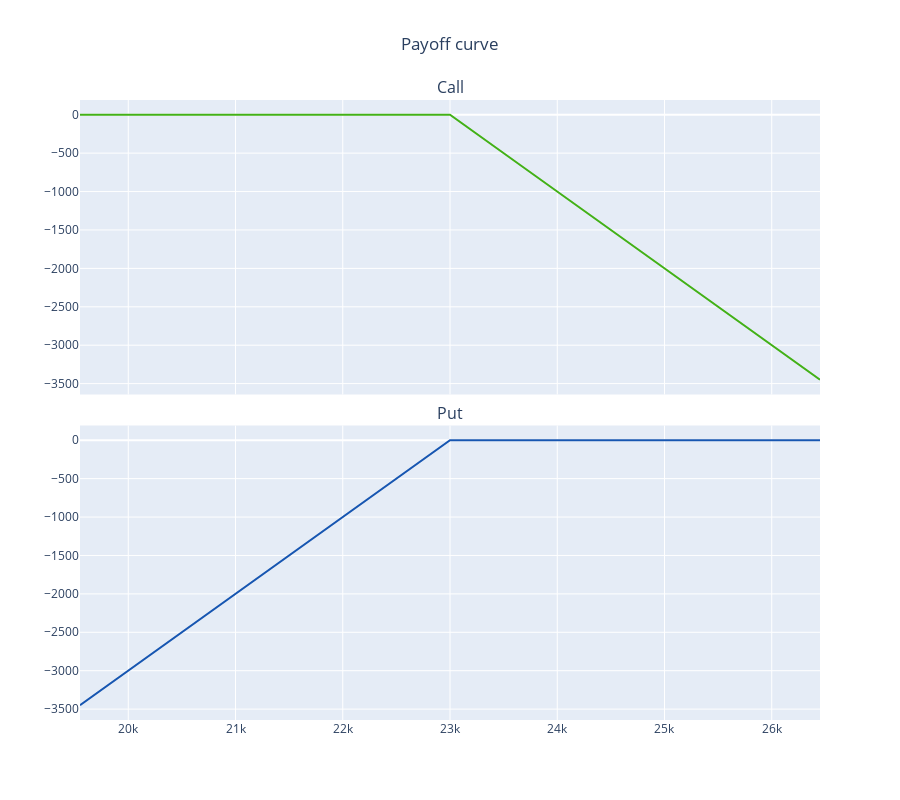

Notebook cell for this chart:
### Markdown cell above
### Payoff diagram: SHORT-side, final price only

### Code cell
BStest3.getpayoff(opside='SHORT')

### Figure 1 — Plotly figure (JSON) as saved in the notebook; plotly's stock layout.template omitted (floating-point values rounded to 4 significant figures)
{"data": [{"line": {"color": "#43b117"}, "mode": "lines", "name": "Call-Exp", "type": "scatter", "x": [19550, 20240, 20930, 21620, 22310, 23000, 23690, 24380.0, 25070.0, 25760.0, 26450.0], "xaxis": "x", "y": [0, 0, 0, 0, 0, 0, -690, -1380.0, -2070.0, -2760.0, -3450.0], "yaxis": "y"}, {"line": {"color": "#1756b1"}, "mode": "lines", "name": "Put-Exp", "type": "scatter", "x": [19550, 20240, 20930, 21620, 22310, 23000, 23690, 24380.0, 25070.0, 25760.0, 26450.0], "xaxis": "x2", "y": [-3450, -2760, -2070, -1380, -690, 0, 0, 0, 0, 0, 0], "yaxis": "y2"}], "layout": {"annotations": [{"font": {"size": 16}, "showarrow": false, "text": "Call", "x": 0.5, "xanchor": "center", "xref": "paper", "y": 1, "yanchor": "bottom", "yref": "paper"}, {"font": {"size": 16}, "showarrow": false, "text": "Put", "x": 0.5, "xanchor": "center", "xref": "paper", "y": 0.475, "yanchor": "bottom", "yref": "paper"}], "height": 800, "showlegend": false, "title": {"text": "Payoff curve", "x": 0.5}, "xaxis": {"anchor": "y", "domain": [0, 1], "matches": "x2", "showticklabels": false}, "xaxis2": {"anchor": "y2", "domain": [0, 1]}, "yaxis": {"anchor": "x", "domain": [0.525, 1]}, "yaxis2": {"anchor": "x2", "domain": [0, 0.475]}}}
